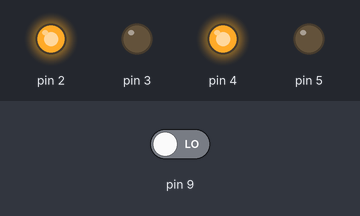
A sketch run on a simulated Arduino Mega 2560, built with avr-gcc and run on an emulated ATmega2560. Shown: output pins drawn as LEDs (lit = HIGH). Inputs (shaded band) come from the test bench; at power-on: pin 9 LOW. What the sketch prints to the serial monitor is not drawn.

Above: at 0.6 s.
At 1.8 s:
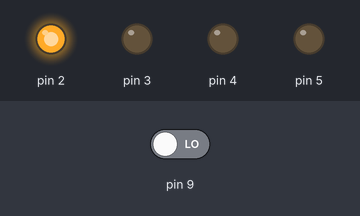
At 3.0 s:
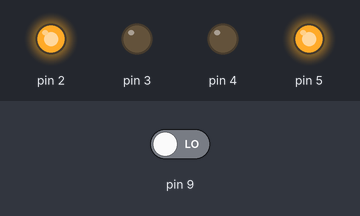
At 4.2 s:
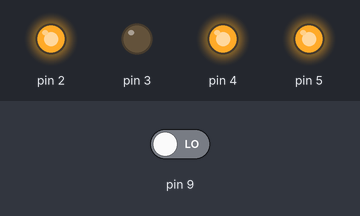
Timing chart, 0 to 6.2 s (numbered marks = the images above):
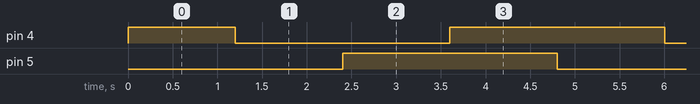

The sketch:

Test_TCS3200.ino
```cpp
/* TESTAR E CALIBRAR O SENSOR DE COR TCS3200 */

/*
 * Conecte os pinos do TCS3200 de acordo com a pinagem do seu struct (MEGA).
 * Todos os pinos são digitais, incluindo sua alimentação VCC 5V.
 * O pino de VCC do TCS3200 será usado para desligar seus leds.
 * O pino OUT será usado para determinar a cor detectada.
 * Os restantes são pinos de configuração de frequência (S0 e S1) e cor a ler (S2 e S3).
 *
 * Agora execute o código e abra o MONITOR SERIAL. Lá serão encontradas as leituras realizadas.
 * A cada 5 leituras, aparecerá a média das últimas 5 leituras.
 * Anote essas leituras de média nos respectivos struct da cor sendo testada.
 *
 * Por exemplo, se os testes estão sendo realizado sobre uma peça VERMELHA
 * anote as médias de leituras no struct RED (as variáveis desse struct
 * não serão usadas neste programa. Ela servem apenas para anotação).
 * Esses valores serão usados pelo TCS3200 na aplicação real para detectar
 * a cor da peça. Não esqueça de determinar uma faixa de tolerância
 * quando for aplicar esses valores.
 */

struct TCS3200 {
    const byte OUT = 9;
    const byte S0 = 2;
    const byte S1 = 3;
    const byte S2 = 4;
    const byte S3 = 5;
};

// PARA ANOTAÇÃO DA CALIBRAÇÃO DO SENSOR:
// Valores de leitura do TCS3200 pra cor vermelha:
struct RED {
    float w = 100.0;
    float r = 80.0;
    float g = 100.0;
    float b = 90.0;
};

// Valores de leitura do TCS3200 pra cor verde:
struct GREEN {
    float w = 80.0;
    float r = 70.20;
    float g = 76.40;
    float b = 62.60;
};

// Valores de leitura do TCS3200 pra cor azul:
struct BLUE {
    float w = 33.0;
    float r = 100.0;
    float g = 120.0;
    float b = 80.0;
};

struct TCS3200 T;
struct RED R;
struct GREEN G;
struct BLUE B;

int k = 1;
float readw = 0;
float readr = 0;
float readg = 0;
float readb = 0;


void setup() {
    pinMode(T.S0, OUTPUT);
    pinMode(T.S1, OUTPUT);
    pinMode(T.S2, OUTPUT);
    pinMode(T.S3, OUTPUT);
    pinMode(T.OUT, INPUT);

    // Setting frequency-scaling to 20%
    digitalWrite(T.S0,HIGH);
    digitalWrite(T.S1,LOW);

    Serial.begin(9600);
}

void loop() {
    if(k <= 5) {
        detectColor(T.OUT);
        k++;
    }
    else {
        k = 1;
        printMeanValues();
        resetReadValues();
    }
}

// Detectar cor. Faz chamada para leituras das cores.
void detectColor(int tcsOutPin) {
    float white = colorRead(tcsOutPin,0);
    float red = colorRead(tcsOutPin,1);
    float blue = colorRead(tcsOutPin,2);
    float green = colorRead(tcsOutPin,3);

    Serial.print("white ");
    Serial.println(white);
    readw += white;

    Serial.print("red ");
    Serial.println(red);
    readr += red;

    Serial.print("green ");
    Serial.println(green);
    readg += green;

    Serial.print("blue ");
    Serial.println(blue);
    readb += blue;


    Serial.println(' ');
}

// Ler cor na frequência maxima (100%).
float colorRead(int tcsOutPin, int color) {
//turn on sensor and use highest frequency
    tcsMode(2);

    int sensorDelay = 200;

//set the S2 and S3 pins to select the color to be sensed
    if(color == 0) { //white
        digitalWrite(T.S3, LOW); //S3
        digitalWrite(T.S2, HIGH); //S2
// Serial.print(" w");
    }

    else if(color == 1) { //red
        digitalWrite(T.S3, LOW); //S3
        digitalWrite(T.S2, LOW); //S2
// Serial.print(" r");
    }

    else if(color == 2) { //blue
        digitalWrite(T.S3, HIGH); //S3
        digitalWrite(T.S2, LOW); //S2
// Serial.print(" b");
    }

    else if(color == 3) { //green
        digitalWrite(T.S3, HIGH); //S3
        digitalWrite(T.S2, HIGH); //S2
// Serial.print(" g");
    }

    float readPulse;

// wait a bit for LEDs to actually turn on
    delay(sensorDelay);

// now take a measurement from the sensor, timing a low pulse on the sensor's "out" pin
    readPulse = pulseIn(tcsOutPin, LOW);

//if the pulseIn times out, it returns 0 and that throws off numbers. just cap it at 80k if it happens
//    if(readPulse < .1) {
//        readPulse = 80000;
//    }

//turn off color sensor and LEDs to save power
    //tcsMode(0);

    return readPulse;
}

// Imprimir media dos valores lidos.
void printMeanValues() {
    Serial.print("Mean Values:");
    Serial.print(" W");
    Serial.print(readw/5);
    Serial.print(" R");
    Serial.print(readr/5);
    Serial.print(" G");
    Serial.print(readg/5);
    Serial.print(" B");
    Serial.print(readb/5);
    Serial.println(' ');
}

// Resetar valores lidos.
void resetReadValues() {
    readw = 0.0;
    readr = 0.0;
    readg = 0.0;
    readb = 0.0;
}

// Definir modo do tcs (ligado, desligado, frequência).
void tcsMode(int mode) {
    if(mode == 0) {
        //power OFF mode-  LED off and both channels "low"
        digitalWrite(T.S0, LOW); //S0
        digitalWrite(T.S1, LOW); //S1
        //  Serial.println("mOFFm");

    } else if(mode == 1) {
        //this will put in 1:1, highest sensitivity
        digitalWrite(T.S0, HIGH); //S0
        digitalWrite(T.S1, HIGH); //S1
        // Serial.println("m1:1m");

    } else if(mode == 2) {
        //this will put in 1:5
        digitalWrite(T.S0, HIGH); //S0
        digitalWrite(T.S1, LOW); //S1
        //Serial.println("m1:5m");

    } else if(mode == 3) {
        //this will put in 1:50
        digitalWrite(T.S0, LOW); //S0
        digitalWrite(T.S1, HIGH); //S1
        //Serial.println("m1:50m");
    }
    return;
}
```

Measured:
- by itself, pin 4: repeats every 4.8 s: LOW 2.4 s, HIGH 2.4 s
- by itself, pin 5: alternates HIGH for 2.4 s and LOW for 2.4 s
- by itself, everything shown: repeats every 4.8 s, in 4 steps
